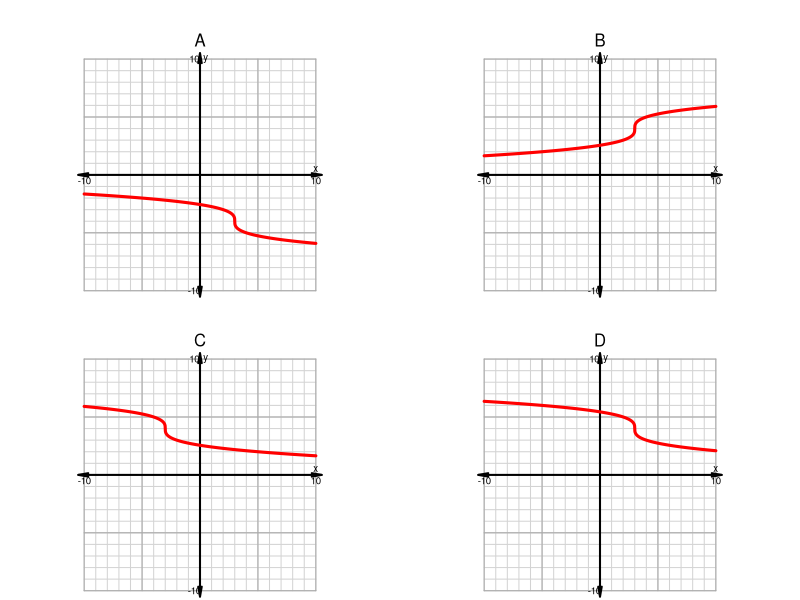

Source code (R):
## ---- chunk 1
n = 4 # make this an even number probably... 6 is good
hk = sample(2:5,2)

cfs = list()
eqs = character()
eeqs = character()
sus = character()

i = 0
while(i<n){
    hki = hk*sample(c(-1,1),2,T)
    h = hki[1]
    k = hki[2]
    ab = sample(c(-1,1),2,T)
    a = ab[1]
    b = ab[2]
    cf = c(ab,hki)
    su = paste0(h,k,a*b,collapse="_")
    if(ab[1]==-1 && ab[2]==-1){
        eq = paste0("-\\sqrt[3]{-(x+",-h,")}+",k,collapse="")
        eq = gsub("+-","-",eq,fixed=T)
        eeq = paste0("(-1)\\sqrt[3]{(-1)(x+(",-h,"))}+(",k,")",collapse="")
        
    }
    if(ab[1]==1 && ab[2]==-1){
        eq = paste0("\\sqrt[3]{-(x+",-h,")}+",k,collapse="")
        eq = gsub("+-","-",eq,fixed=T)
        eeq = paste0("(1)\\sqrt[3]{(-1)(x+(",-h,"))}+(",k,")",collapse="")
    }
    if(ab[1]==-1 && ab[2]==1){
        eq = paste0("-\\sqrt[3]{x+",-h,"}+",k,collapse="")
        eq = gsub("+-","-",eq,fixed=T)
        eeq = paste0("(-1)\\sqrt[3]{(1)(x+(",-h,"))}+(",k,")",collapse="")
    }
    if(ab[1]==1 && ab[2]==1){
        eq = paste0("\\sqrt[3]{x+",-h,"}+",k,collapse="")
        eq = gsub("+-","-",eq,fixed=T)
        eeq = paste0("(1)\\sqrt[3]{(1)(x+(",-h,"))}+(",k,")",collapse="")
    }
    if(!(su%in%sus)){
        i = i+1
        cfs[[i]] = cf
        eqs[[i]] = eq
        eeqs[[i]] = eeq
        sus = c(sus,su)
    }
}

eqord = sample(1:n)

qlis = character()
sols = character()

expls = character()

for(i in 1:n){
    eq = eqs[[eqord[i]]]
    eeq = eeqs[[eqord[i]]]
    qlis = c(qlis, paste0(i,". Equation $y=",eq,"$ matches graph ##ANSWER",i,"##."))
    sols = c(sols,paste0(1*(eqord[i]==1:n),collapse=""))
    cf = cfs[[eqord[i]]]
    a = cf[1]
    b = cf[2]
    h = cf[3]
    k = cf[4]
    if(a>0 && b>0){
        wrd1="NOT"
        wrd2="NOT"
        wrd3="Because there are no reflections, the curve is in the original increasing orientation."
    } else if(a<0 && b>0){
        wrd1=""
        wrd2="NOT"
        wrd3="For the cube-root function, reflecting either horizontally or vertically results in a decreasing orientation."
    } else if(a>0 && b<0){
        wrd1="NOT"
        wrd2=""
        wrd3="For the cube-root function, reflecting either horizontally or vertically results in a decreasing orientation."
    } else if(a<0 && b<0){
        wrd1=""
        wrd2=""
        wrd3="For the cube-root function, reflecting both horizontally and vertically results in a return to the original increasing orientation."
    }
    expl = paste0("### Equation ",i,"\n\n The curve's equation is $y=",eq,"$\n\nRewrite the equation with explicit parameters.\n\n$y=",eeq,"$\n\nSo, we can more easily see the values of the parameters.\n\n$$m=",a,"$$\n$$n=",b,"$$\n$$p=",-h,"$$\n$$q=",k,"$$This tells us the new inflection point is at $(",h,",",k,")$. We also know there is ",wrd1," a vertical reflection (because $m=",a,"$), and there is ",wrd2," a horizontal reflection (because $n=",b,"$). ",wrd3," Thus, the correct graph is graph ",LETTERS[which(eqord[i]==1:n)],".")
    expls = c(expls,expl)
}

ach = LETTERS[1:n]
al = paste0("* ",ach,collapse="\n")
al = paste0(rep(al,n),collapse="\n")

## ---- chunk 2
par(mar=c(0,0,3,0),
    mfrow=c(ceiling(n/2),2),
    pty="s")

for(i in 1:n){
    cf = cfs[[i]]
    plot(0,0,"n",xlim=c(-10,10),ylim=c(-10,10),axes=F,ann=F)
    mtext(LETTERS[i],3)
    for(j in -10:10){
        lines(c(j,j),c(-10,10),col="lightgrey",cex=0.8)
        lines(c(-10,10),c(j,j),col="lightgrey",cex=0.8)
    }
    for(j in seq(-10,10,5)){
        lines(c(j,j),c(-10,10),col="darkgrey",cex=1.2)
        lines(c(-10,10),c(j,j),col="darkgrey",cex=1.2)
    }
    arrows(-10.5,0,10.5,0,0.1,10,3,lwd=2)
    arrows(0,-10.5,0,10.5,0.1,10,3,lwd=2)
    text(10,-0.5,10,cex=0.7)
    text(-10,-0.5,-10,cex=0.7)
    text(10,0.5,"x",cex=0.7)
    text(-0.5,10,10,cex=0.7)
    text(-0.5,-10,-10,cex=0.7)
    text(0.5,10,"y",cex=0.7)
    
    x = seq(-10,10,0.01)
    y = sign(x)*abs(x)^(1/3)
    # lines(x,y,lty=3)
    x = seq(-20,20,0.01)
    y = sign(x)*abs(x)^(1/3)
    x = x*sign(cf[2])
    y = y*sign(cf[1])
    x = x+cf[3]
    y = y+cf[4]
    x2 = x[abs(x)<=10]
    y2 = y[abs(x)<=10]
    x3 = x2[abs(y)<=10]
    y3 = y2[abs(y)<=10]
    lines(x3,y3,lwd=3,col="red")
}
